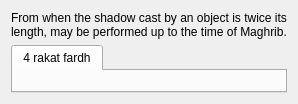
        <widget class="QWidget" name="asr_tab">
         <attribute name="title">
          <string>Asr</string>
         </attribute>
         <layout class="QVBoxLayout" name="verticalLayout_10">
          <item>
           <layout class="QVBoxLayout" name="verticalLayout_5">
            <item>
             <widget class="QLabel" name="asr_label">
              <property name="text">
               <string>From when the shadow cast by an object is twice its length, may be performed up to the time of Maghrib.</string>
              </property>
              <property name="wordWrap">
               <bool>true</bool>
              </property>
             </widget>
            </item>
            <item>
             <widget class="QTabWidget" name="asr_tabWidget">
              <property name="currentIndex">
               <number>0</number>
              </property>
              <widget class="QWidget" name="fardh_asr_tab">
               <attribute name="title">
                <string>4 rakat fardh</string>
               </attribute>
               <layout class="QVBoxLayout" name="verticalLayout_18">
                <item>
                 <widget class="QStackedWidget" name="fardh_asr_stackedWidget">
                  <widget class="QWidget" name="page_11"/>
                  <widget class="QWidget" name="page_12"/>
                 </widget>
                </item>
               </layout>
              </widget>
             </widget>
            </item>
           </layout>
          </item>
         </layout>
        </widget>
